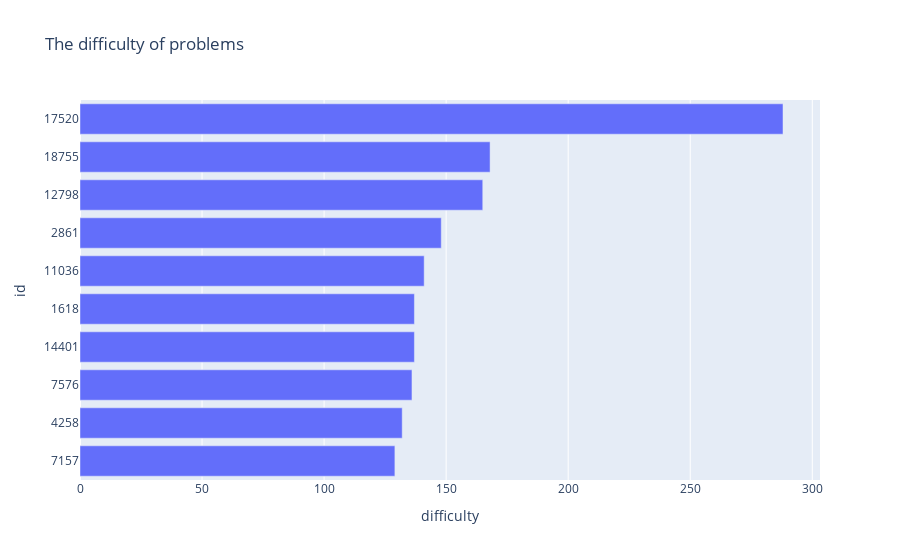

This figure's notebook cell:
### Markdown cell above
## The most difficult problems

### Code cell
tmp = data[['id','original_text','difficulty']]
tmp = tmp.sort_values(['difficulty']).tail(10)
tmp ['id'] = tmp['id'] . astype(str)
fig = px.bar(
    tmp , x = 'difficulty', y = 'id' ,
    orientation = 'h',
    title = 'The difficulty of problems'
)
fig.show()

### Figure 1 — Plotly figure (JSON) as saved in the notebook; plotly's stock layout.template omitted (floating-point values rounded to 4 significant figures)
{"data": [{"alignmentgroup": "True", "hovertemplate": "difficulty=%{x}<br>id=%{y}<extra></extra>", "legendgroup": "", "marker": {"color": "#636efa"}, "name": "", "offsetgroup": "", "orientation": "h", "showlegend": false, "textposition": "auto", "type": "bar", "x": [129, 132, 136, 137, 137, 141, 148, 165, 168, 288], "xaxis": "x", "y": ["7157", "4258", "7576", "14401", "1618", "11036", "2861", "12798", "18755", "17520"], "yaxis": "y"}], "layout": {"barmode": "relative", "legend": {"tracegroupgap": 0}, "title": {"text": "The difficulty of problems"}, "xaxis": {"anchor": "y", "domain": [0, 1], "title": {"text": "difficulty"}}, "yaxis": {"anchor": "x", "domain": [0, 1], "title": {"text": "id"}}}}
